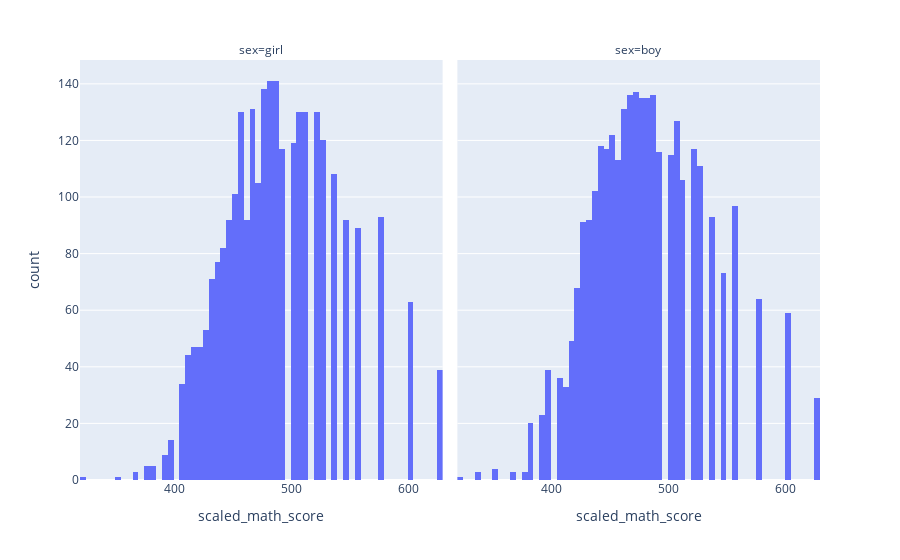

Notebook cell for this chart:
### Code cell
px.histogram(df, x = 'scaled_math_score', facet_col='sex', )

### Figure 1 — Plotly figure (JSON) as saved in the notebook; plotly's stock layout.template omitted (floating-point values rounded to 4 significant figures; data arrays with more than 128 entries replaced by an {"elided": "..."} marker saying what was removed)
{"data": [{"alignmentgroup": "True", "bingroup": "x", "hovertemplate": "sex=girl<br>scaled_math_score=%{x}<br>count=%{y}<extra></extra>", "legendgroup": "", "marker": {"color": "#636efa", "pattern": {"shape": ""}}, "name": "", "offsetgroup": "", "orientation": "v", "showlegend": false, "type": "histogram", "x": {"elided": "2794 int values"}, "xaxis": "x", "yaxis": "y"}, {"alignmentgroup": "True", "bingroup": "x", "hovertemplate": "sex=boy<br>scaled_math_score=%{x}<br>count=%{y}<extra></extra>", "legendgroup": "", "marker": {"color": "#636efa", "pattern": {"shape": ""}}, "name": "", "offsetgroup": "", "orientation": "v", "showlegend": false, "type": "histogram", "x": {"elided": "2954 int values"}, "xaxis": "x2", "yaxis": "y2"}], "layout": {"annotations": [{"font": {}, "showarrow": false, "text": "sex=girl", "x": 0.245, "xanchor": "center", "xref": "paper", "y": 1, "yanchor": "bottom", "yref": "paper"}, {"font": {}, "showarrow": false, "text": "sex=boy", "x": 0.755, "xanchor": "center", "xref": "paper", "y": 1, "yanchor": "bottom", "yref": "paper"}], "barmode": "relative", "legend": {"tracegroupgap": 0}, "margin": {"t": 60}, "xaxis": {"anchor": "y", "domain": [0, 0.49], "title": {"text": "scaled_math_score"}}, "xaxis2": {"anchor": "y2", "domain": [0.51, 1], "matches": "x", "title": {"text": "scaled_math_score"}}, "yaxis": {"anchor": "x", "domain": [0, 1], "title": {"text": "count"}}, "yaxis2": {"anchor": "x2", "domain": [0, 1], "matches": "y", "showticklabels": false}}}
